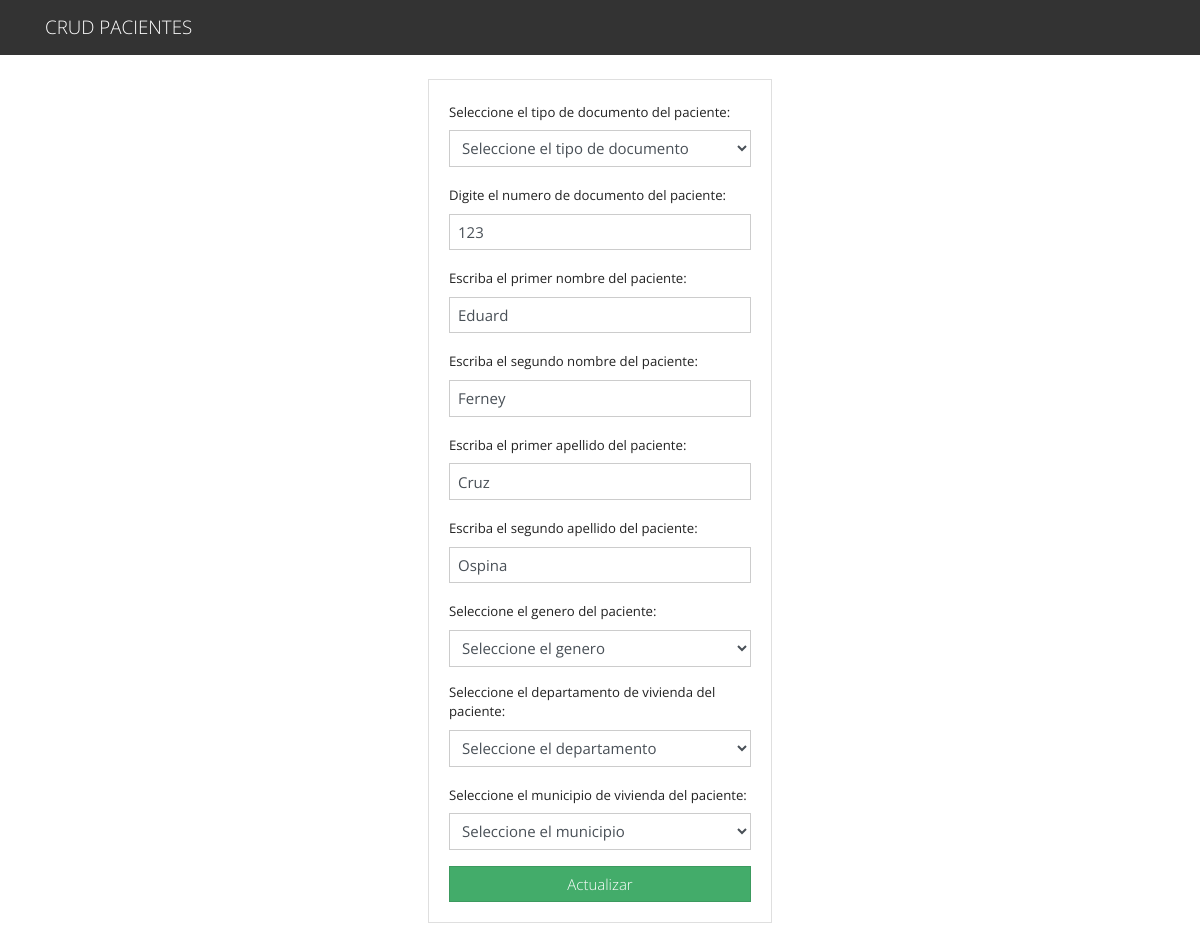
Page /crud/editar.php?id=1 on the committed database.
### tables this page shows
CREATE TABLE paciente(id INT(11) NOT NULL AUTO_INCREMENT, tipo_documento_id TINYINT NOT NULL, numero_documento BIGINT NOT NULL, nombre1 VARCHAR(40) NOT NULL, nombre2 VARCHAR(40) NOT NULL, apellido1 VARCHAR(40) NOT NULL, apellido2 VARCHAR(40) NOT NULL, genero_id TINYINT NOT NULL, departamento_id TINYINT NOT NULL, municipio_id INT(11) NOT NULL, PRIMARY KEY(id));

### crud/editar.php (the view, shortened to what this page needs)
<?php
    include("../bd.php");
    $numero_documento = '';
    $nom1 = '';
    $nom2 = '';
    $ape1 = '';
    $ape2 = '';
    if  (isset($_GET['id'])) {
        $id = $_GET['id'];
        $query = "SELECT * FROM paciente WHERE id=$id";
        $result = mysqli_query($conn, $query);
        if (mysqli_num_rows($result) == 1) {
            $row = mysqli_fetch_array($result);
            $numero_documento = $row['numero_documento'];
            $nom1 = $row['nombre1'];
            $nom2 = $row['nombre2'];
            $ape1 = $row['apellido1'];
            $ape2 = $row['apellido2'];
        }
    }
?>
<?php include('../includes/header.php'); ?>
<div class="container p-4">
    <div class="row">
        <div class="col-md-4 mx-auto">
            <div class="card card-body">
                <form action="editar.php?id=<?php echo $_GET['id']; ?>" method="POST">
                    <div class="form-group">
                        <label for="tipo_documento">Seleccione el tipo de documento del paciente:</label>
                        <select name="tipo_documento" class="form-control" id="tipo_documento" required>
                            <option value="0>">Seleccione el tipo de documento</option>
                        </select>
                    </div>
                    <div class="form-group">
                        <label for="num_documento">Digite el numero de documento del paciente:</label>
                        <input type="text" name="num_documento" value="<?php echo $numero_documento; ?>" class="form-control" placeholder="N° de documento" autofocus required>
                    </div>
                    <div class="form-group">
                        <label for="nombre1">Escriba el primer nombre del paciente:</label>
                        <input name="nombre1" class="form-control" value="<?php echo $nom1; ?>" placeholder="Primer nombre" required></input>
                    </div>
                    <div class="form-group">
                        <label for="nombre2">Escriba el segundo nombre del paciente:</label>
                        <input name="nombre2" class="form-control" value="<?php echo $nom2; ?>" placeholder="Segundo nombre" required></input>
                    </div>
                    <div class="form-group">
                        <label for="apellido1">Escriba el primer apellido del paciente:</label>
                        <input name="apellido1" class="form-control" value="<?php echo $ape1; ?>" placeholder="Primer apellido" required></input>
                    </div>
                    <div class="form-group">
                        <label for="apellido2">Escriba el segundo apellido del paciente:</label>
                        <input name="apellido2" class="form-control" value="<?php echo $ape2; ?>" placeholder="Segundo apellido" required></input>
                    </div>
                    <div class="form-group">
                        <label for="genero">Seleccione el genero del paciente:</label>
                        <select name="genero" class="form-control" id="genero" required>
                            <option value="0">Seleccione el genero</option>
                        </select>
                    </div>
                    <div class="form-group">
                        <label for="departamento">Seleccione el departamento de vivienda del paciente:</label>
                        <select name="departamento" class="form-control" id="departamento" onchange="rellenar_municipios();" required>
                            <option value="0">Seleccione el departamento</option>
                        </select>
                    </div>
                    <div class="form-group" id="municipios">
                        <label for="municipio">Seleccione el municipio de vivienda del paciente:</label>
                        <select name="municipio" id="municipio" class="form-control" required>
                            <option value="0">Seleccione el municipio</option>
                        </select>
                    </div>
                    <input type="submit" name="update" class="btn btn-success btn-block" value="Actualizar" onclick="validar_cbx();">
                </form>
            </div>
        </div>
    </div>
</div>
<?php include('../includes/footer.php'); ?>

### rows in the picture
paciente: num_documento "123", nombre1 "Eduard", nombre2 "Ferney", apellido1 "Cruz", apellido2 "Ospina"
